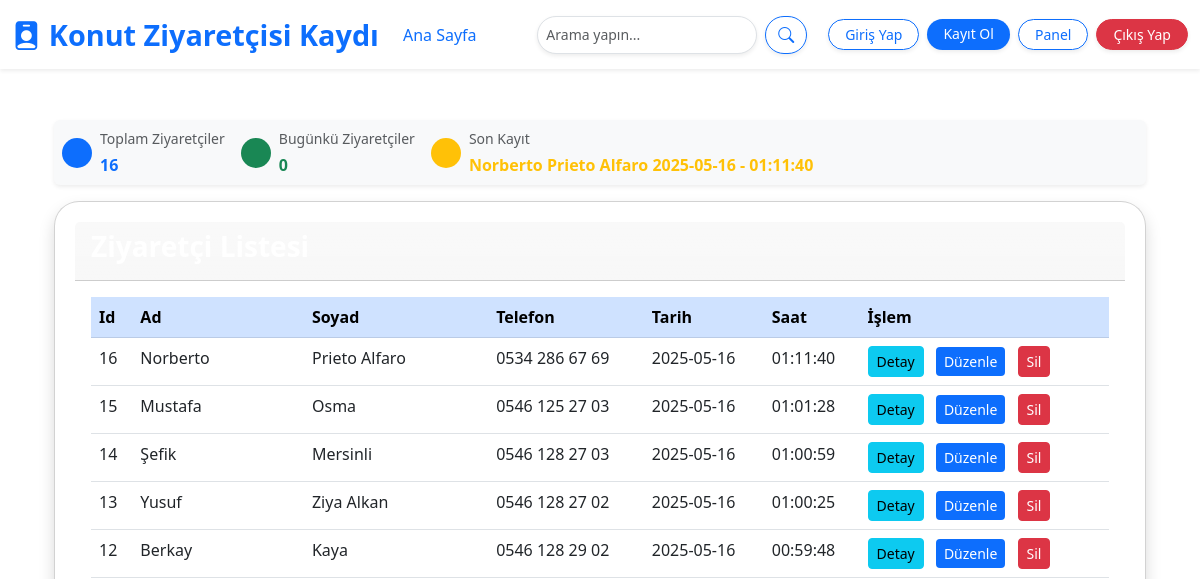
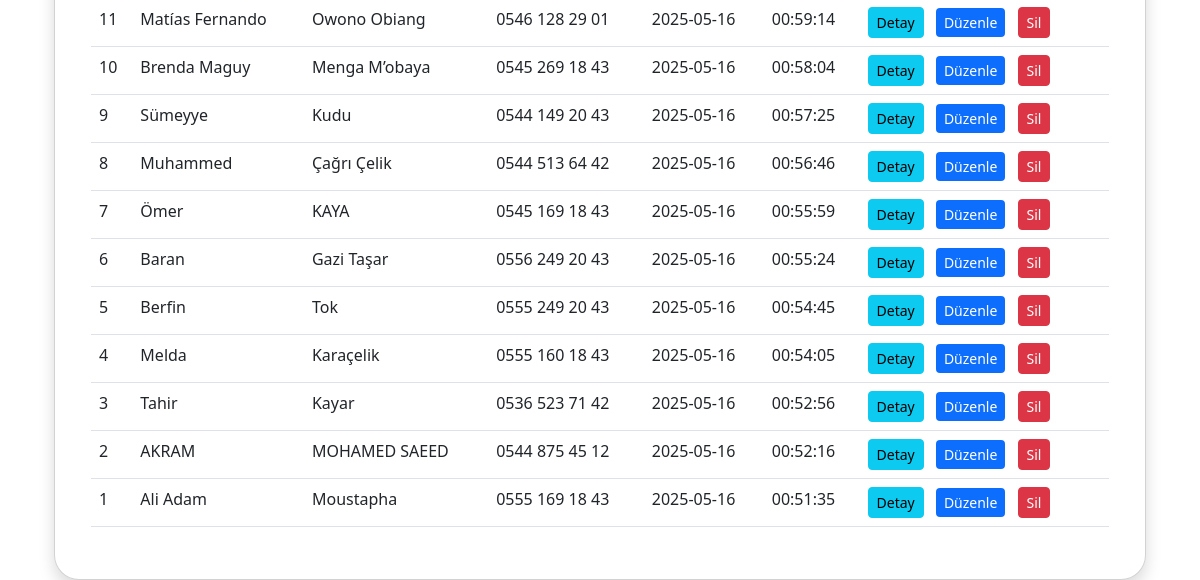
The page /dashboard (signed in) on the database as committed earlier (2 pictures, top to bottom).
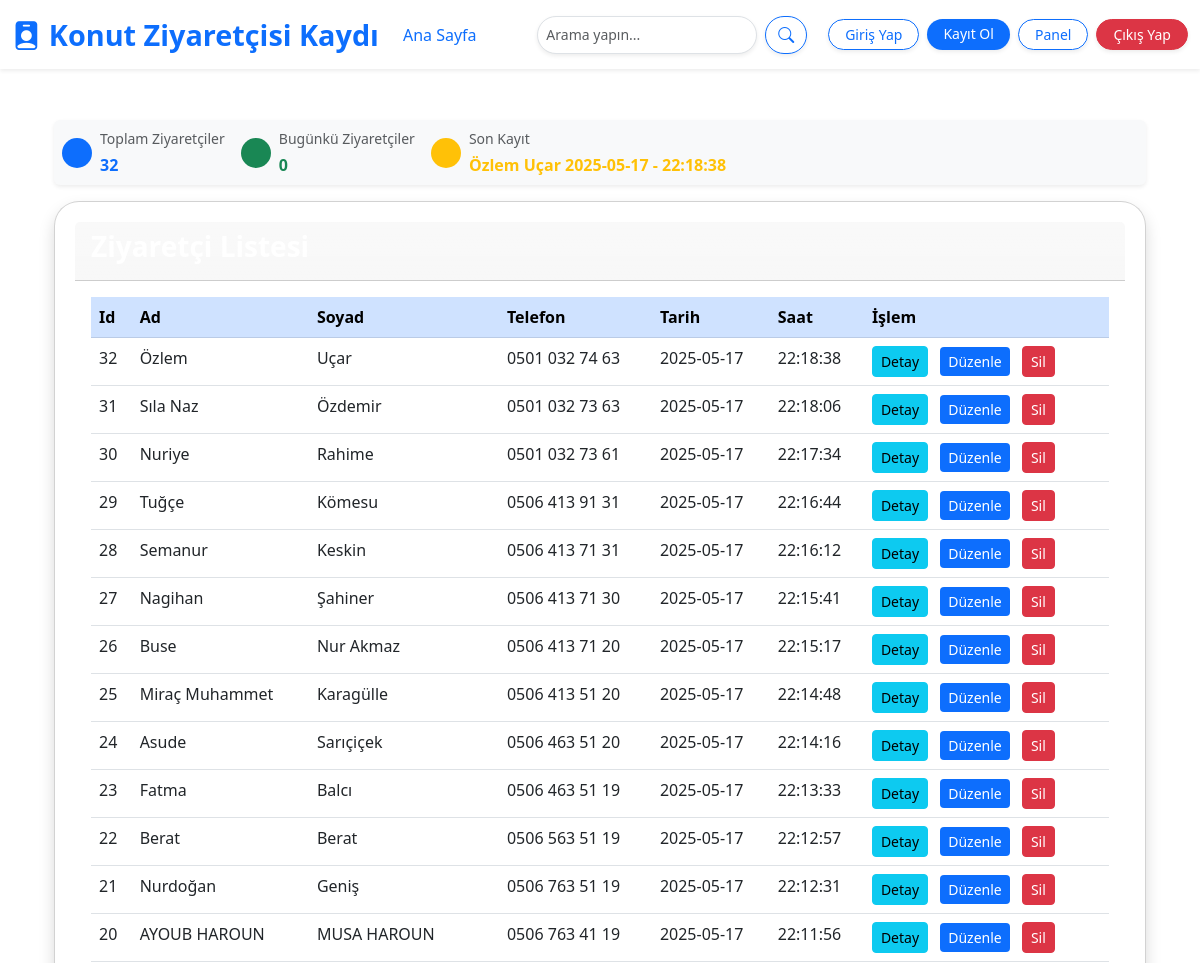
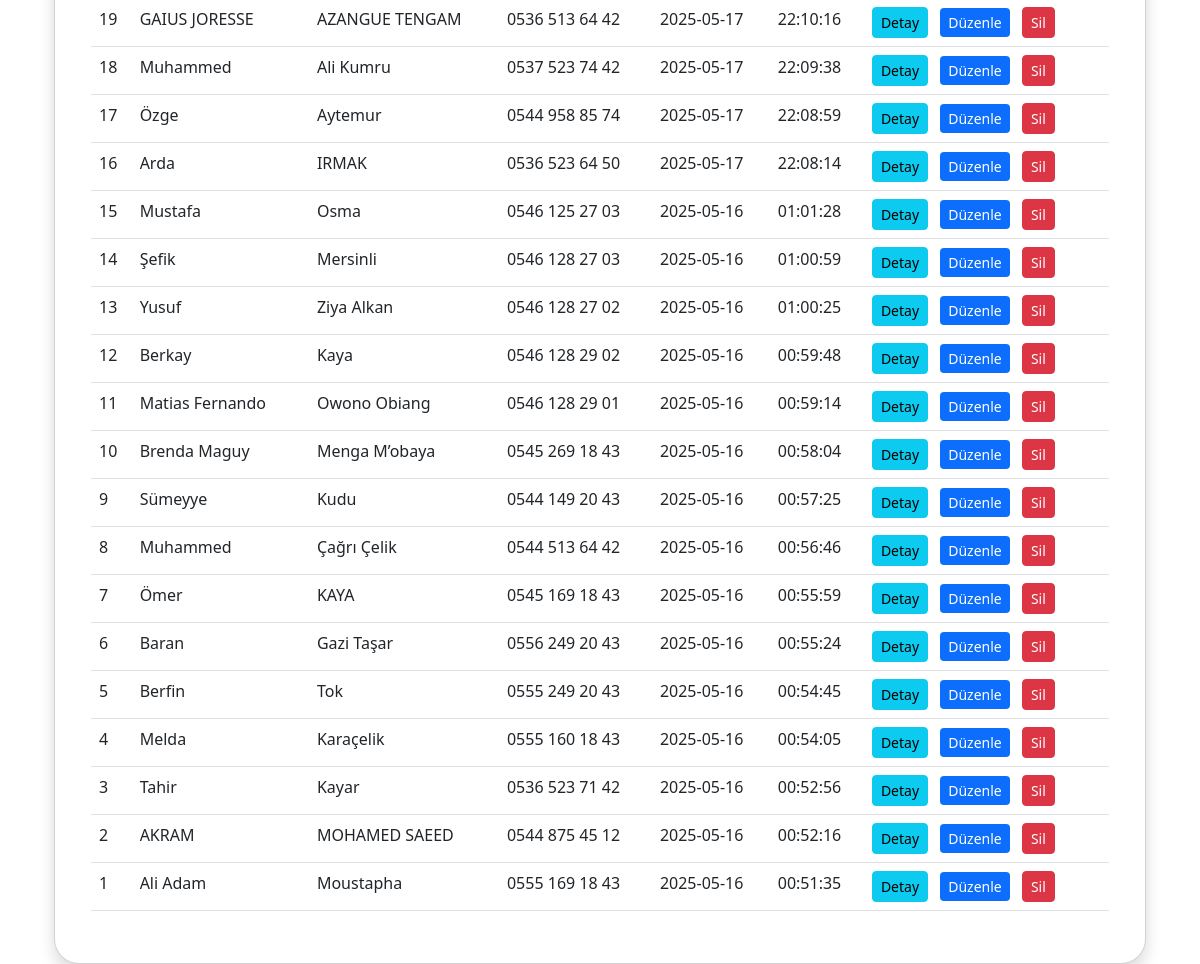
The same page on the database as committed later (2 pictures, top to bottom).
### models.py (models this page shows)
class Visitor(db.Model):
    __tablename__ = 'visitor'
    __table_args__ = {'extend_existing': True}
    id = db.Column(db.Integer, primary_key=True)
    name = db.Column(db.String(100), nullable=False)
    surname = db.Column(db.String(100), nullable=False)
    phone = db.Column(db.String(15), nullable=False)
    date = db.Column(db.Date, nullable=False)
    time = db.Column(db.Time, nullable=False)
    other_data = db.Column(db.Text, nullable=True)

### app.py (the view)
@app.route('/dashboard')
@login_required
def dashboard():
    query = request.args.get('q', '').strip()
    total_visitors = Visitor.query.count()
    today = datetime.today().date()
    visitors_today = Visitor.query.filter_by(date=today).count()
    last_visitor = Visitor.query.order_by(Visitor.id.desc()).first()
    last_registration = (
    f"{last_visitor.name} {last_visitor.surname} {last_visitor.date.strftime('%Y-%m-%d')} - {last_visitor.time.strftime('%H:%M:%S')}"
    if last_visitor else "Artık günlükçü yok"
)
    if query:
        visitors = Visitor.query.filter(
            or_(
                func.lower(Visitor.name).contains(query.lower()),
                func.lower(Visitor.surname).contains(query.lower())
            )
        ).order_by(Visitor.date.desc(), Visitor.time.desc()).all()
    else:
        visitors = Visitor.query.order_by(Visitor.date.desc(), Visitor.time.desc()).all()
    return render_template(
        'dashboard.html',
        visitors=visitors,
        total_visitors=total_visitors,
        visitors_today=visitors_today,
        last_registration=last_registration
    )

### app.py (called while the page is built)
@login_manager.user_loader
def load_user(user_id):
    return User.query.get(int(user_id))

### templates/dashboard.html (shortened to what this page needs)
{% extends "base.html" %}
{% block page_class %}dashboard-background{% endblock %}
{% block content %}
<div class="container mt-4">
    <div class="d-flex justify-content-between align-items-center bg-light shadow-sm rounded p-2 mb-3">
        <div class="d-flex gap-3">
            <div class="stat-box d-flex align-items-center">
                <div class="icon bg-primary text-white rounded-circle d-flex justify-content-center align-items-center" style="width: 30px; height: 30px;">
                </div>
                <div class="ms-2">
                    <p class="mb-1 text-muted small">Toplam Ziyaretçiler</p>
                    <p class="fw-bold text-primary mb-0">{{ total_visitors }}</p>
                </div>
            </div>
            <div class="stat-box d-flex align-items-center">
                <div class="icon bg-success text-white rounded-circle d-flex justify-content-center align-items-center" style="width: 30px; height: 30px;">
                </div>
                <div class="ms-2">
                    <p class="mb-1 text-muted small">Bugünkü Ziyaretçiler</p>
                    <p class="fw-bold text-success mb-0">{{ visitors_today }}</p>
                </div>
            </div>
            <div class="stat-box d-flex align-items-center">
                <div class="icon bg-warning text-white rounded-circle d-flex justify-content-center align-items-center" style="width: 30px; height: 30px;">
                </div>
                <div class="ms-2">
                    <p class="mb-1 text-muted small">Son Kayıt</p>
                    <p class="fw-bold text-warning mb-0">{{ last_registration }}</p>
                </div>
            </div>
        </div>
    </div>
    <div class="card shadow blurred-box">
        <div class="card-header bg-gradient text-white">
            <h5 class="fw-bold fs-3">Ziyaretçi Listesi</h5>
        </div>
        <div class="card-body">
            <table class="table table-hover">
                <thead class="table-primary text-white">
                    <tr>
                        <th>Id</th>
                        <th>Ad</th>
                        <th>Soyad</th>
                        <th>Telefon</th>
                        <th>Tarih</th>
                        <th>Saat</th>
                        <th>İşlem</th>
                    </tr>
                </thead>
                <tbody>
                    {% for visitor in visitors %}
                    <tr>
                        <td>{{ visitor.id }}</td>
                        <td>{{ visitor.name }}</td>
                        <td>{{ visitor.surname }}</td>
                        <td>{{ visitor.phone }}</td>
                        <td>{{ visitor.date }}</td>
                        <td>{{ visitor.time.strftime('%H:%M:%S') }}</td>
                        <td>
                            <a href="/visitor_info/{{ visitor.id }}" class="btn btn-sm btn-info me-2">Detay</a>
                            <a href="/editvisitor/{{ visitor.id }}" class="btn btn-sm btn-primary me-2">Düzenle</a>
                            <form action="{{ url_for('delete_visitor', id=visitor.id) }}" method="POST" style="display:inline;" onsubmit="return confirm('Bu kaydı silmek istediğinize emin misiniz?');">
                                <button type="submit" class="btn btn-sm btn-danger me-2">Sil</button>
                            </form>
                        </td>
                    </tr>
                    {% endfor %}
                </tbody>
            </table>
        </div>
    </div>
</div>
{% endblock %}

### templates/base.html (shortened to what this page needs)
<!DOCTYPE html>
<html lang="tr">
<head>
    <link href="https://cdn.jsdelivr.net/npm/bootstrap@5.3.0/dist/css/bootstrap.min.css" rel="stylesheet">
    <link rel="stylesheet" href="https://cdn.jsdelivr.net/npm/bootstrap-icons@1.10.0/font/bootstrap-icons.css">
    <link rel="stylesheet" href="/static/styles.css">
</head>
<body class="{% block page_class %}{% endblock %}">
    <nav class="navbar navbar-expand-lg navbar-light bg-white shadow-sm fixed-top">
        <div class="container-fluid">
            <a class="navbar-brand d-flex align-items-center text-primary fw-bold" href="/">
                <i class="bi bi-person-badge-fill me-2" style="font-size: 1.8rem;"></i>
                Konut Ziyaretçisi Kaydı
            </a>
            <div class="collapse navbar-collapse justify-content-between" id="navbarNav">
                <ul class="navbar-nav">
                    <li class="nav-item">
                        <a href="/" class="nav-link text-primary fw-medium">Ana Sayfa</a>
                    </li>
                </ul>
                    <form class="d-flex me-3" action="{{ url_for('dashboard') }}" method="GET" id="searchForm">
                        <input name="q" id="searchInput" class="form-control form-control-sm rounded-pill ms-5 shadow-sm"
                            type="search" placeholder="Arama yapın..." aria-label="Search"
                            value="{{ request.args.get('q', '') }}">
                        <button class="btn btn-outline-primary rounded-pill ms-2 shadow-sm" type="submit">
                            <i class="bi bi-search"></i>
                        </button>
                    </form>
                <div class="d-flex">
                    <a href="/login" class="btn btn-outline-primary btn-sm rounded-pill px-3 shadow-sm me-2">Giriş Yap</a>
                    <a href="/registervisitor" class="btn btn-primary btn-sm rounded-pill px-3 shadow-sm me-2">Kayıt Ol</a>
                    <a href="/dashboard" class="btn btn-outline-primary btn-sm rounded-pill px-3 shadow-sm me-2">Panel</a>
                    {% if current_user.is_authenticated %}
                    <a href="{{ url_for('logout') }}" class="btn btn-danger btn-sm rounded-pill px-3 shadow-sm me-">Çıkış Yap</a>
                    {% endif %}
                </div>
            </div>
        </div>
    </nav>
    <main class="container mt-5 pt-5">
        {% block content %}
        {% endblock %}
    </main>
</body>
</html>

### static/styles.css (style rules this page uses)
.dashboard-background { background-image: url('/static/img/victor-sutty-5vYJJ2khdj8-unsplash1.png'); background-size: cover; background-position: center; background-repeat: no-repeat; background-attachment: fixed; }
.blurred-box { background: rgba(255, 255, 255, 0.1); backdrop-filter: blur(10px); border-radius: 25px; padding: 20px; box-shadow: 0px 4px 10px rgba(0, 0, 0, 0.1); background-attachment: fixed; }
.navbar { transition: all 0.3s ease; }
.navbar-brand { font-size: 1.8rem; }
.nav-link { font-weight: 500; font-size: 1rem; }
.btn-primary { background-color: #0d6efd; border: none; }
.btn-outline-primary { border-color: #0d6efd; color: #0d6efd; }
form input { font-size: 0.9rem; border-color: #dee2e6; transition: all 0.3s ease; }
.shadow-sm { box-shadow: 0 4px 10px rgba(0, 0, 0, 0.1); }

Rows that differ between the two databases and show on the page:
added Visitor: id "32", name "Özlem", surname "Uçar", phone "0501 032 74 63", date "2025-05-17", time "22:18:38"
added Visitor: id "31", name "Sıla Naz", surname "Özdemir", phone "0501 032 73 63", date "2025-05-17", time "22:18:06"
added Visitor: id "30", name "Nuriye", surname "Rahime", phone "0501 032 73 61", date "2025-05-17", time "22:17:34"
added Visitor: id "29", name "Tuğçe", surname "Kömesu", phone "0506 413 91 31", date "2025-05-17", time "22:16:44"
added Visitor: id "28", name "Semanur", surname "Keskin", phone "0506 413 71 31", date "2025-05-17", time "22:16:12"
added Visitor: id "27", name "Nagihan", surname "Şahiner", phone "0506 413 71 30", date "2025-05-17", time "22:15:41"
added Visitor: id "26", name "Buse", surname "Nur Akmaz", phone "0506 413 71 20", date "2025-05-17", time "22:15:17"
added Visitor: id "25", name "Miraç Muhammet", surname "Karagülle", phone "0506 413 51 20", date "2025-05-17", time "22:14:48"
added Visitor: id "24", name "Asude", surname "Sarıçiçek", phone "0506 463 51 20", date "2025-05-17", time "22:14:16"
added Visitor: id "23", name "Fatma", surname "Balcı", phone "0506 463 51 19", date "2025-05-17", time "22:13:33"
added Visitor: id "22", name "Berat", surname "Berat", phone "0506 563 51 19", date "2025-05-17", time "22:12:57"
added Visitor: id "21", name "Nurdoğan", surname "Geniş", phone "0506 763 51 19", date "2025-05-17", time "22:12:31"
added Visitor: id "20", name "AYOUB HAROUN", surname "MUSA HAROUN", phone "0506 763 41 19", date "2025-05-17", time "22:11:56"
added Visitor: id "19", name "GAIUS JORESSE", surname "AZANGUE TENGAM", phone "0536 513 64 42", date "2025-05-17", time "22:10:16"
added Visitor: id "18", name "Muhammed", surname "Ali Kumru", phone "0537 523 74 42", date "2025-05-17", time "22:09:38"
added Visitor: id "17", name "Özge", surname "Aytemur", phone "0544 958 85 74", date "2025-05-17", time "22:08:59"
changed Visitor id 16: name "Norberto" → "Arda"; surname "Prieto Alfaro" → "IRMAK"; phone "0534 286 67 69" → "0536 523 64 50"; date "2025-05-16" → "2025-05-17"; time "01:11:40" → "22:08:14"
changed Visitor "Owono Obiang": name "Matías Fernando" → "Matias Fernando"
Other text that changed with them:
{{ total_visitors }}: "16" → "32"
{{ last_registration }}: "Norberto Prieto Alfaro 2025-05-16 - 01:11:40" → "Özlem Uçar 2025-05-17 - 22:18:38"
